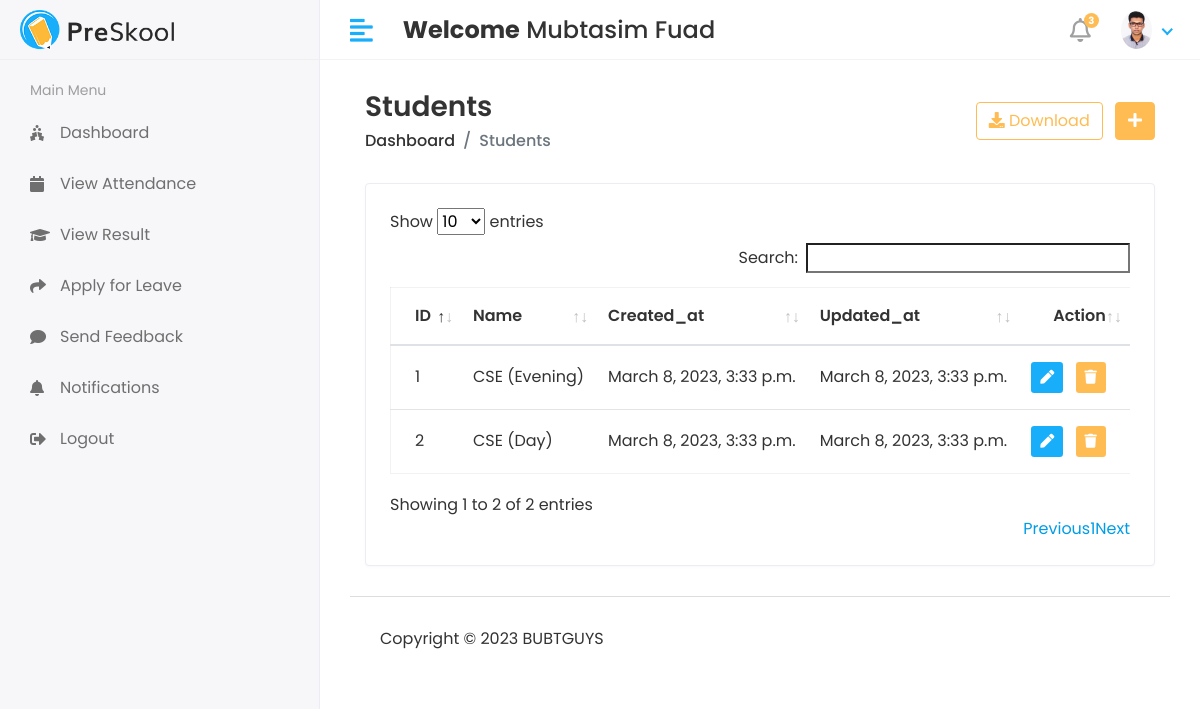
/admin1/course/view (signed in), run on the app's committed database.
### app/models.py (models this page shows, shortened)
class CustomUser(AbstractUser):
    USER=(
        (1,'Admin'),
        (2, 'Staff'),
        (3, 'Student'),
    )
    user_type=models.CharField(choices=USER,max_length=50,default=1)
    profile_pic=models.ImageField(upload_to='media/profile_pic')

class Course(models.Model):
    name=models.CharField(max_length=100)
    created_at=models.DateTimeField(auto_now_add=True)
    updated_at = models.DateTimeField(auto_now=True)

### ticket/admin1.py (the view)
# urls.py: path('admin1/course/view',admin1.VIEW_COURSE,name='view_course'),
@login_required(login_url='/')
def VIEW_COURSE(request):
    course=Course.objects.all()
    context = {
        'course':course,
    }
    return render(request,'admin1/view_course.html',context)

### templates/admin1/view_course.html (shortened to what this page needs)
{% extends 'base.html' %}
{% block content %}
<div class="content container-fluid">
               <div class="page-header">
                  <div class="row align-items-center">
                     <div class="col">
                        <h3 class="page-title">Students</h3>
                        <ul class="breadcrumb">
                           <li class="breadcrumb-item"><a href="index.html">Dashboard</a></li>
                           <li class="breadcrumb-item active">Students</li>
                        </ul>
                     </div>
                     <div class="col-auto text-right float-right ml-auto">
                        <a href="#" class="btn btn-outline-primary mr-2"><i class="fas fa-download"></i> Download</a>
                        <a href="add-student.html" class="btn btn-primary"><i class="fas fa-plus"></i></a>
                     </div>
                  </div>
               </div>
               <div class="row">
                  <div class="col-sm-12">
                     <div class="card card-table">
                        <div class="card-body">
                           <div class="table-responsive">
                              <table id="table_id" class="table table-hover table-center mb-0">
                                 <thead>
                                    <tr>
                                       <th>ID</th>
                                       <th>Name</th>
                                       <th>Created_at</th>
                                        <th>Updated_at</th>
                                       <th class="text-right">Action</th>
                                    </tr>
                                 </thead>
                                 <tbody>
                                 {% for i in course %}
                                    <tr>
                                       <td>{{i.id}}</td>
                                       <td>{{i.name}}</td>
                                       <td>{{i.created_at}}</td>
                                       <td>{{i.updated_at}}</td>
                                       <td class="text-right">
                                          <div class="actions">
                                             <a href="{% url 'edit_course' i.id %}" class="btn btn-sm bg-success-light mr-2">
                                             <i class="fas fa-pen"></i>
                                             </a>
                                             <a href="{% url 'delete_course' i.id %}" class="btn btn-sm bg-danger-light">
                                             <i class="fas fa-trash"></i>
                                             </a>
                                          </div>
                                       </td>
                                    </tr>
                                 {% endfor %}
                                 </tbody>
                              </table>
                           </div>
                        </div>
                     </div>
                  </div>
               </div>
            </div>
{% endblock %}

### templates/includes/header.html (shortened to what this page needs)
{% load static %}
    <div class="header">
            <div class="header-left">
               <a href="index.html" class="logo">
               <img src="{% static 'assets/img/logo.png' %}" alt="Logo">
               </a>
            </div>
            <a href="javascript:void(0);" id="toggle_btn">
            <i class="fas fa-align-left"></i>
            </a>
            <div class="top-nav-search mt-3">
               <h4><strong>Welcome</strong>&nbsp;<span>{{user.first_name}}&nbsp;{{ user.last_name }}</span></h4>
            </div>
            <ul class="nav user-menu">
               <li class="nav-item dropdown noti-dropdown">
                  <a href="#" class="dropdown-toggle nav-link" data-toggle="dropdown">
                  <i class="far fa-bell"></i> <span class="badge badge-pill">3</span>
                  </a>
               </li>
               <li class="nav-item dropdown has-arrow">
                  <a href="#" class="dropdown-toggle nav-link" data-toggle="dropdown">
                  <span class="user-img"><img class="rounded-circle" src="/{{user.profile_pic}}" width="31" alt="Ryan Taylor"></span>
                  </a>
               </li>
            </ul>
    </div>

### static/assets/css/style.css (style rules this page uses)
html { height: 100%; }
body { background-color: #fff; color: #333; font-family: 'Poppins', sans-serif; font-size: 1rem; height: 100%; line-height: 1.5; overflow-x: hidden; }
h1, h2, h3, h4, h5, h6 { font-family: 'Poppins', sans-serif; margin-top: 0; }
a { color: #009ce7; }
input, button, a { transition: all 0.4s ease; -moz-transition: all 0.4s ease; -o-transition: all 0.4s ease; -ms-transition: all 0.4s ease; -webkit-transition: all 0.4s ease; }
ul, ol { padding: 0px; list-style: none; }
.table { color: #333; max-width: 100%; margin-bottom: 0; width: 100%; }
.table.dataTable { border-collapse: collapse !important; border: 1px solid rgba(0, 0, 0, 0.05); }
.table thead tr th { font-weight: 600; }
.table tbody tr { border-bottom: 1px solid rgba(0, 0, 0, 0.05); }
.table.table-center td, .table.table-center th { vertical-align: middle; }
.card-table .card-body .table > thead > tr > th { border-top: 0; }
.card-table .card-body .table tr td:first-child, .card-table .card-body .table tr th:first-child { padding-left: 1.5rem; }
.card-table .card-body .table tr td:last-child, .card-table .card-body .table tr th:last-child { padding-right: 1.5rem; }
.card-table .table td, .card-table .table th { border-top: 1px solid #e2e5e8; padding: 1rem 0.75rem; white-space: nowrap; }
.btn-primary { background-color: #FFBC53; border: 1px solid #FFBC53; }
.btn-outline-primary { color: #FFBC53; border-color: #FFBC53; }
.card { border: 1px solid #ececf5; box-shadow: 0 1px 3px 0 rgba(0, 0, 0, 0.03); margin-bottom: 1.875rem; }
.card-body { padding: 1.5rem; }
.bg-danger-light { background-color:#FFBC53 !important; color:#fff !important; }
.bg-success-light { background-color: #18aefa; color: #fff; }
.header { background-color: #fff; border-bottom: 1px solid #f3f3f4; left: 0; position: fixed; right: 0; top: 0; z-index: 1001; height: 60px; }
.header .header-left { float: left; height: 60px; padding: 0 20px; position: relative; width: 320px; z-index: 1; transition: all 0.2s ease-in-out; background-color: #f7f7fa; border-bottom: 1px solid #efefef; border-right: 1px solid #ececf5; display: flex; align-items: center; }
.header .header-left .logo { display: inline-block; line-height: 60px; }
.header .header-left .logo img { max-height: 40px; width: auto; }
.header .dropdown-toggle:after { display: none; }
.header .has-arrow .dropdown-toggle:after { border-top: 0; border-left: 0; border-bottom: 2px solid #18aefa; border-right: 2px solid #18aefa; content: ''; height: 8px; display: inline-block; pointer-events: none; -webkit-transform-origin: 66% 66%; -ms-transform-origin: 66% 66%; transform-origin: 66% 66%; -webkit-transform: rotate(45deg); -ms-transform: rotate(45deg); transform: rotate(45deg); -webkit-transition: all 0.15s ease-in-out; transition: all 0.15s ease-in-out; width: 8px; vertical-align: 0px; }
.user-menu { float: right; margin: 0; position: relative; z-index: 99; padding-right: 15px; }
.user-menu.nav > li > a { color: #a0a0a0; font-size: 14px; line-height: 58px; padding: 0 15px; height: 60px; }
.user-img { margin-right: 3px; position: relative; }
.top-nav-search { float: left; margin-left: 15px; }
.page-header { margin-bottom: 1.875rem; }
.page-header .breadcrumb { background-color: transparent; color: #6c757d; font-size: 1rem; font-weight: 500; margin-bottom: 0; padding: 0; }
.page-header .breadcrumb a { color: #333; }
.page-title { font-size: 28px; font-weight: 600; color: #333; margin-bottom: 5px; }
.user-menu.nav > li > a .badge { background-color: #FFBC53; display: block; font-size: 10px; font-weight: bold; height: 15px; width: 15px; position: absolute; right: 7px; top: 13px; color: #fff; padding: 3px; }
.user-menu.nav > li > a > i { font-size: 1.5rem; line-height: 60px; }
@media (min-width: 992px) { #toggle_btn { align-items: center; color: #18aefa; display: inline-flex; float: left; font-size: 26px; height: 60px; justify-content: center; margin-left: 15px; padding: 0 15px; } }

### data on the page
CustomUser: first_name "Mubtasim", last_name "Fuad", profile_pic (picture)
Course: id "1", name "CSE (Evening)", created_at "March 8, 2023, 3:33 p.m.", updated_at "March 8, 2023, 3:33 p.m."
Course: id "2", name "CSE (Day)", created_at "March 8, 2023, 3:33 p.m.", updated_at "March 8, 2023, 3:33 p.m."
